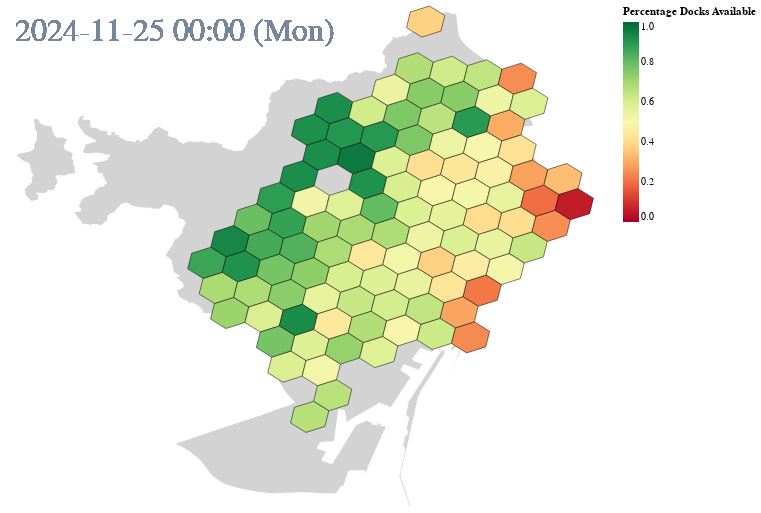

The cell this chart's notebook holds for it:
### Code cell
# X-value slider
x_slider = alt.binding_range(min=int(seq_gdf["time_seq_group"].min()), max=int(seq_gdf["time_seq_group"].max()), step=1, name='time_seq_group')
x_select = alt.selection_point(name="x_select", fields=['time_seq_group'], bind=x_slider, value=1)

color_scale = alt.Scale(
    scheme="redyellowgreen",
    domainMin=0,
    domainMax=1,
)

base = alt.Chart(seq_gdf).mark_geoshape(stroke="black", strokeWidth=0.5).encode(
    color=alt.Color("percentage_docks_available", title="Percentage Docks Available").scale(color_scale),
).transform_filter(
    x_select
).add_params(
    x_select
).project("identity", reflectY=True)

background_year = alt.Chart(seq_gdf).mark_text(
    align="left",
    baseline="top",
    dx=-290,
    dy=-240,
    fontSize=32,
    color="lightslategrey",
    opacity=0.2
).encode(
    text='timestamp'
).transform_filter(
    x_select
)

chart = alt.layer(
    background,
    base,
    background_year,
)
chart

### Figure 1 — Vega specification as saved in the notebook (floating-point values rounded to 4 significant figures; data arrays with more than 128 entries replaced by an {"elided": "..."} marker saying what was removed)
{"$schema": "https://vega.github.io/schema/vega/v5.json", "data": [{"name": "x_select_store", "values": [{"unit": "view_1", "fields": [{"type": "E", "field": "time_seq_group"}], "values": [1]}]}, {"name": "data-84897612919c80a7c193a00b02625481", "values": [{"FID": 0, "ID_ANNEX": "01", "ANNEXDESCR": "Grup - I", "ID_TEMA": "0104", "TEMA_DESCR": "Unitats Administratives", "ID_CONJUNT": "010411", "CONJ_DESCR": "Terme Municipal", "ID_SUBCONJ": "01041101", "SCONJ_DESC": "Terme Municipal", "ID_ELEMENT": "0104110101", "ELEM_DESCR": "Límit de terme municipal", "NIVELL": "ADM_01_PL", "NDESCR_CA": "Límit de terme municipal (polígon)", "NDESCR_ES": "Límite de término municipal (polígono)", "NDESCR_EN": "Municipality boundary (polygon)", "TERME": "080193", "DISTRICTE": "-", "BARRI": "-", "AEB": "-", "SEC_CENS": "-", "GRANBARRI": "-", "ZUA": "-", "AREA_I": "-", "LITERAL": "080193", "PERIMETRE": 114000.0, "AREA": 101700000.0, "CODI_UA": "080193", "TIPUS_UA": "TERME", "NOM": "Barcelona", "WEB1": "http://www.bcn.cat", "WEB2": "http://www.bcn.cat/estadistica/catala/dades/inf/anuari/index.htm", "WEB3": "http://www.bcn.cat/estadistica/catala/documents/index.htm", "FHEX_COLOR": "#000000", "Shape_Leng": 114000.0, "Shape_Area": 101700000.0, "type": "Feature", "geometry": {"type": "MultiPolygon", "coordinates": {"elided": "3 rows, 11218 float values in total"}}}]}, {"name": "data-2c0644f81d627053d1fa0f6d632745c8", "values": {"elided": "2376 records"}}, {"name": "data_0", "source": "data-2c0644f81d627053d1fa0f6d632745c8", "transform": [{"type": "filter", "expr": "!length(data(\"x_select_store\")) || vlSelectionTest(\"x_select_store\", datum)"}]}, {"name": "data_1", "source": "data_0", "transform": [{"type": "filter", "expr": "isValid(datum[\"percentage_docks_available\"]) && isFinite(+datum[\"percentage_docks_available\"])"}]}, {"name": "data_1_color_domain_percentage_docks_available", "source": "data_1", "transform": [{"type": "formula", "expr": "+datum['percentage_docks_available']", "as": "percentage_docks_available"}, {"type": "aggregate", "groupby": [], "fields": ["percentage_docks_available", "percentage_docks_available"], "ops": ["min", "max"], "as": ["min", "max"]}]}], "signals": [{"name": "unit", "value": {}, "on": [{"events": "pointermove", "update": "isTuple(group()) ? group() : unit"}]}, {"name": "x_select_time_seq_group", "init": "1", "bind": {"input": "range", "max": 24, "min": 1, "name": "time_seq_group", "step": 1}}, {"name": "x_select", "update": "vlSelectionResolve(\"x_select_store\", \"union\", true, true)"}, {"name": "x_select_tuple", "update": "x_select_time_seq_group !== null ? {fields: x_select_tuple_fields, values: [x_select_time_seq_group]} : null"}, {"name": "x_select_tuple_fields", "value": [{"type": "E", "field": "time_seq_group"}]}, {"name": "x_select_modify", "on": [{"events": {"signal": "x_select_tuple"}, "update": "modify(\"x_select_store\", x_select_tuple, true)"}]}], "marks": [{"type": "shape", "name": "layer_0_marks", "from": {"data": "data-84897612919c80a7c193a00b02625481"}, "encode": {"update": {"fill": {"value": "lightgray"}, "stroke": {"value": "white"}}}, "transform": [{"type": "geoshape", "projection": "projection"}], "interactive": true, "style": ["geoshape"]}, {"type": "shape", "name": "view_1_marks", "from": {"data": "data_1"}, "encode": {"update": {"strokeWidth": {"value": 0.5}, "stroke": {"value": "black"}, "fill": {"field": "percentage_docks_available", "scale": "color"}}}, "transform": [{"type": "geoshape", "projection": "projection"}], "style": ["geoshape"], "interactive": true}, {"type": "text", "name": "layer_2_marks", "from": {"data": "data_0"}, "encode": {"update": {"fontSize": {"value": 32}, "dx": {"value": -290}, "baseline": {"value": "top"}, "dy": {"value": -240}, "opacity": {"value": 0.2}, "y": {"signal": "height", "mult": 0.5}, "text": {"signal": "isValid(datum[\"timestamp\"]) ? datum[\"timestamp\"] : \"\"+datum[\"timestamp\"]"}, "align": {"value": "left"}, "x": {"signal": "width", "mult": 0.5}, "fill": {"value": "lightslategrey"}}}, "interactive": false, "style": ["text"]}], "scales": [{"name": "color", "type": "linear", "domain": [{"signal": "(data(\"data_1_color_domain_percentage_docks_available\")[0] || {}).min"}, {"signal": "(data(\"data_1_color_domain_percentage_docks_available\")[0] || {}).max"}], "range": {"scheme": "redyellowgreen"}, "zero": false, "domainMax": 1, "domainMin": 0, "interpolate": "hcl"}], "projections": [{"name": "projection", "fit": {"signal": "[data('data-84897612919c80a7c193a00b02625481'), data('data_1')]"}, "type": "identity", "reflectY": true, "size": {"signal": "[width, height]"}}], "style": "view", "legends": [{"title": "Percentage Docks Available", "fill": "color", "gradientLength": {"signal": "clamp(height, 64, 200)"}}], "background": "white", "padding": 5, "height": 500, "width": 600}
